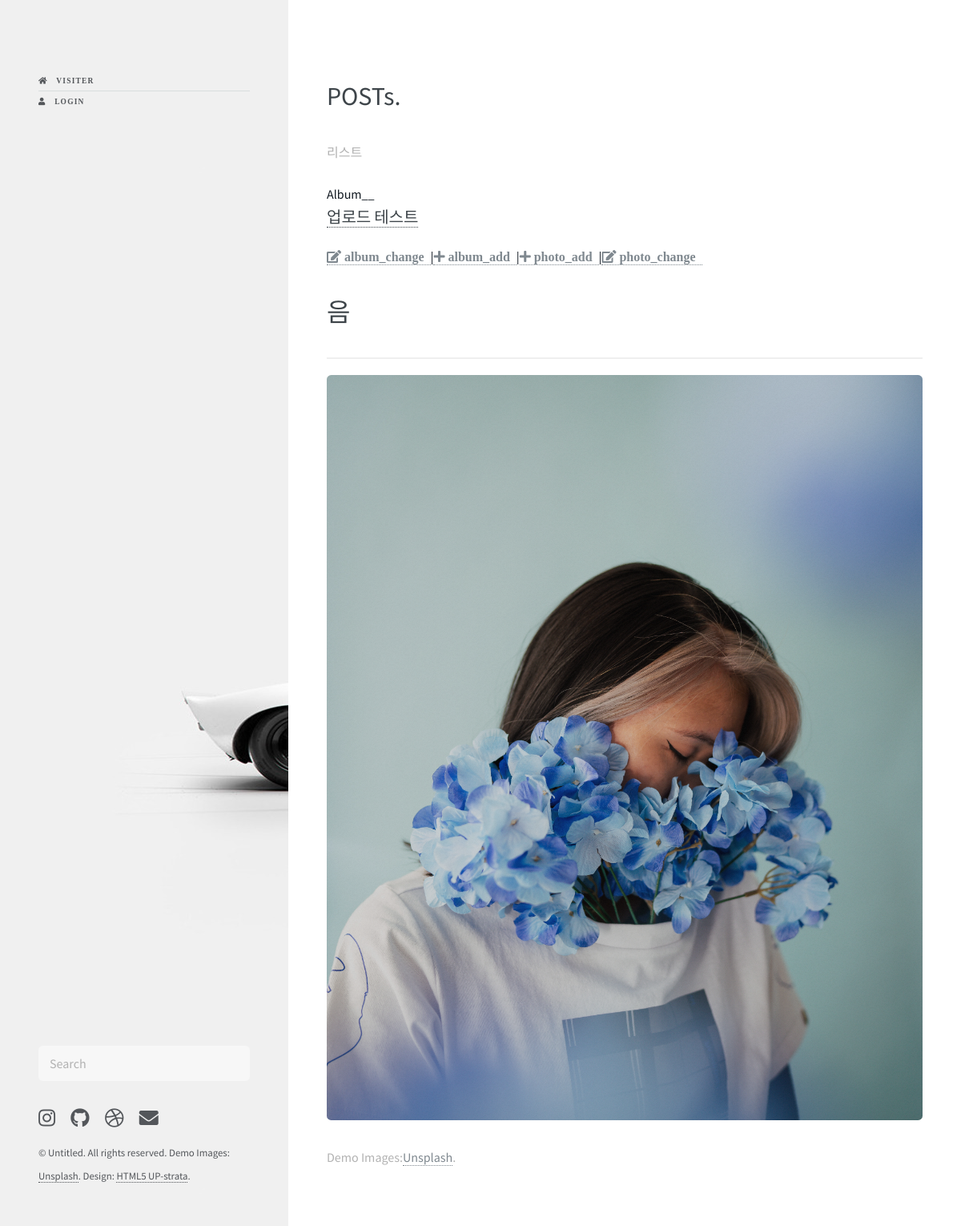
The page /photo/photo/3/ on the database its author committed.
### photo/models.py (models this page shows, shortened)
class Photo(models.Model):
    album       = models.ForeignKey(Album, on_delete=models.CASCADE)
    title       = models.CharField('TITLE', max_length=30)
    description = models.TextField('Photo Description', blank=True)
    image       = ThumbnailImageField(upload_to='photo/%y/%m')
    upload_dt   = models.DateTimeField('Upload Date', auto_now_add=True)
    owner       = models.ForeignKey('auth.User', on_delete=models.CASCADE, verbose_name='OWNER',blank=True, null=True)
    class Meta:
        ordering = ('title',)

class Album(models.Model):
    name        = models.CharField(max_length=50)
    description = models.CharField('One Line Description', max_length=100, blank=True)  # 설명
    owner       = models.ForeignKey('auth.User', on_delete=models.CASCADE, verbose_name='OWNER',blank=True, null=True)
    class Meta:
        ordering = ('name',)

### photo/views.py (the view)
# urls.py: path('photo/<int:pk>/', views.PhotoDV.as_view(), name='photo_detail'),
class PhotoDV(DetailView):
    model = Photo
    template_name = 'photo/photo_detail.html'

### templates/photo/photo_detail.html (shortened to what this page needs)
{% extends 'blog/base.html'%}
{% load static %}
{% block content %}
<section>
    <div class="content">
        <header>
            <h1> POSTs. </h1>
            <p>리스트 </p>
        </header>
        <div>
        Album__<h3><a href="{% url 'photo:album_detail' object.album.id %}">{{ object.album.name }}</a></h3>
        <p><a href="{% url 'photo:album_change' %}"><i class="fas fa-edit">&nbsp;album_change &nbsp;</i></a>|<a href="{% url 'photo:album_add' %}"><i class="fa fa-plus">&nbsp;album_add &nbsp;</i></a>|<a href="{% url 'photo:photo_add' %}"><i class="fa fa-plus">&nbsp;photo_add &nbsp;</i></a>|<a href="{% url 'photo:photo_change' %}"><i class="fas fa-edit">&nbsp;photo_change &nbsp;</i></a></p>
        </div>
    </div>
</section>
<div class="content">
        <header>
            <h1 >{{ object.title }}</h1>
            <hr class="mt-3" style="margin: 0 0 20px 0;">
            <a href="{{ object.image.url }}"><span class="image fit"><img src="{{ object.image.url }}" alt=""></span></a>
            <p>Demo Images:<a href="https://unsplash.com">Unsplash</a>.</p>
        </header>
{% endblock %}

### static/test/assets/css/main.css (style rules this page uses)
html, body, div, span, applet, object, iframe, h1, h2, h3, h4, h5, h6, p, blockquote, pre, a, abbr, acronym, address, big, cite, code, del, dfn, em, img, ins, kbd, q, s, samp, small, strike, strong, sub, sup, tt, var, b, u, i, center, dl, dt, dd, ol, ul, li, fieldset, form, label, legend, table, caption, tbody, tfoot, thead, tr, th, td, article, aside, canvas, details, embed, figure, figcaption, footer, header, hgroup, menu, nav, output, ruby, section, summary, time, mark, audio, video { margin: 0; padding: 0; border: 0; font-size: 100%; font: inherit; vertical-align: baseline; }
article, aside, details, figcaption, figure, footer, header, hgroup, menu, nav, section { display: block; }
body { line-height: 1; }
body { -webkit-text-size-adjust: none; }
html { box-sizing: border-box; }
*, *:before, *:after { box-sizing: inherit; }
body { background: #fff; }
body, input, select, textarea { color: #101820; font-family: "Source Sans Pro", Helvetica, sans-serif; font-size: 16pt; font-weight: 400; line-height: 1.75em; }
a { -moz-transition: color 0.2s ease-in-out, border-color 0.2s ease-in-out; -webkit-transition: color 0.2s ease-in-out, border-color 0.2s ease-in-out; -ms-transition: color 0.2s ease-in-out, border-color 0.2s ease-in-out; transition: color 0.2s ease-in-out, border-color 0.2s ease-in-out; border-bottom: dotted 1px; color: #7f888f ; text-decoration: none; }
em, i { font-style: italic; }
p { margin: 0 0 2em 0; }
h1, h2, h3, h4, h5, h6 { color: #3d4449; font-weight: 400; line-height: 1em; margin: 0 0 1em 0; }
h1 a, h2 a, h3 a, h4 a, h5 a, h6 a { color: inherit; text-decoration: none; }
h1 { font-size: 2em; line-height: 1.5em; }
h3 { font-size: 1.25em; line-height: 1.5em; }
hr { border: 0; border-bottom: solid 2px #efefef; margin: 2em 0; }
header p { color: #b2b2b2; position: relative; margin: 0 0 1.5em 0; }
.image { border-radius: 0.35em; border: 0; display: inline-block; position: relative; }
.image:before { -moz-transition: opacity 0.2s ease-in-out; -webkit-transition: opacity 0.2s ease-in-out; -ms-transition: opacity 0.2s ease-in-out; transition: opacity 0.2s ease-in-out; background: url("images/overlay.png"); border-radius: 0.35em; content: ''; display: block; height: 100%; left: 0; opacity: 0.5; position: absolute; top: 0; width: 100%; }
.image img { border-radius: 0.35em; display: block; }
.image.fit { display: block; margin: 0 0 2em 0; width: 100%; }
.image.fit img { width: 100%; }
#main > section { border-top: solid 2px #efefef; margin: 4em 0 0 0; padding: 4em 0 0 0; }
#main > section:first-child { border-top: 0; margin-top: 0; padding-top: 0; }
@media screen and (max-width: 1800px) { body, input, select, textarea { font-size: 12pt; } }

### rows shown on the page
Photo: album.name "업로드 테스트", title "음", image (picture)
